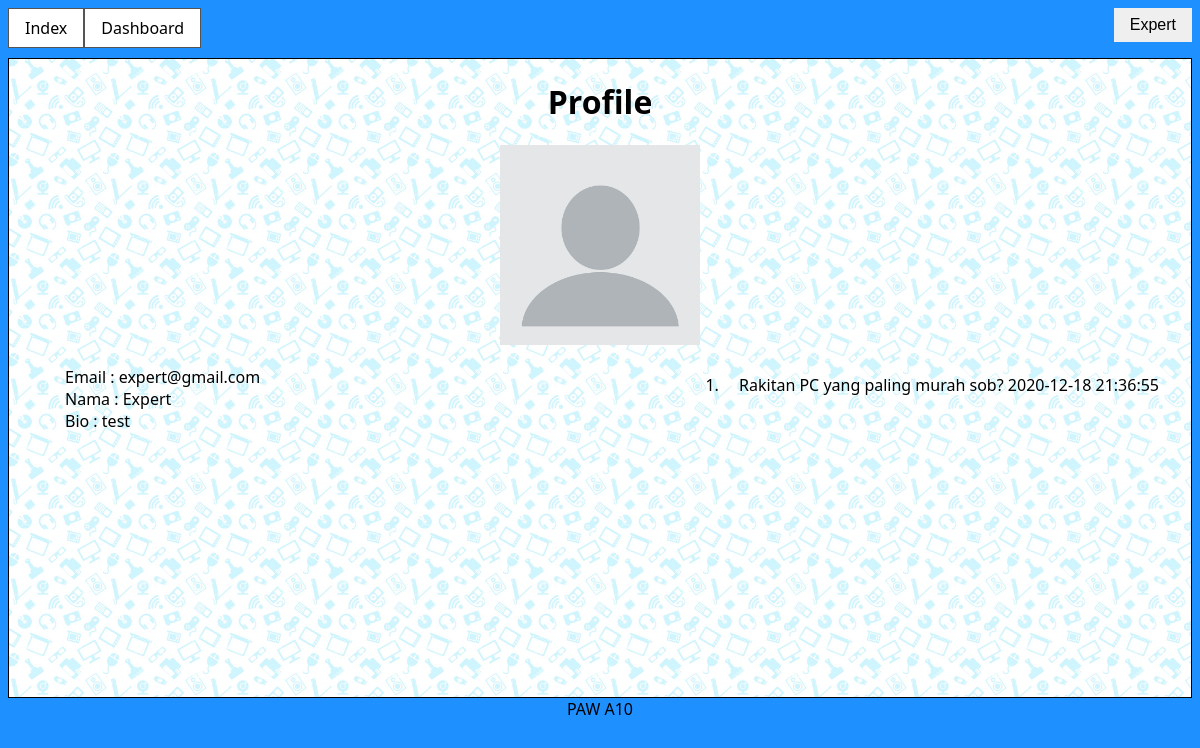
Page /profile.php?id=1 (signed in) on the earlier database version.
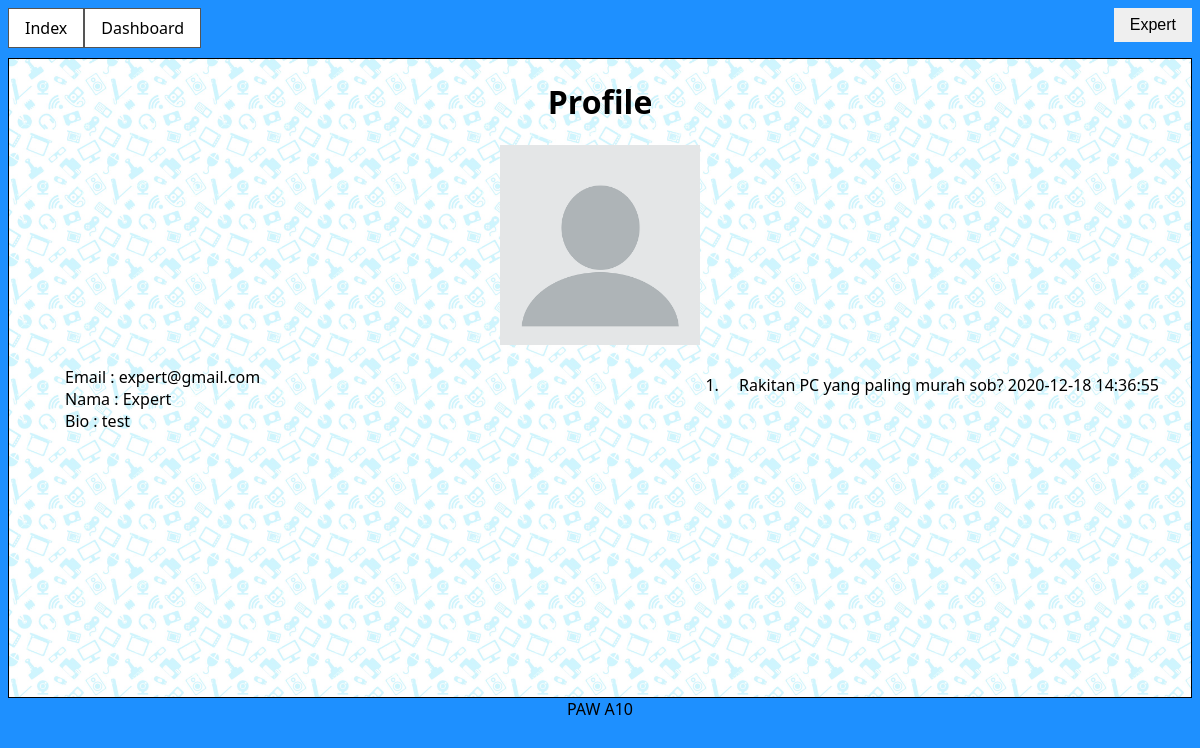
Same page on the later database version.
### tables this page shows
CREATE TABLE `thread` (
  `thread_id` int(11) NOT NULL,
  `user_id` int(11) NOT NULL,
  `topic_id` int(11) NOT NULL,
  `title` varchar(255) NOT NULL,
  `question` varchar(8000) NOT NULL,
  `time` timestamp NOT NULL DEFAULT current_timestamp() ON UPDATE current_timestamp()
);

### profile.php (called while the page is built, shortened)
<?php
include "include/koneksi.inc";
include "view/profile.inc";

### view/profile.inc (the view)
<!DOCTYPE html>
<html lang="en">
<?php include "head.inc" ?>
<body>
    <?php include "navbar.inc"; ?>
    <div class="content">
        <h1 class="center-text">Profile</h1>
        <?php
        $query = $dbc->prepare("SELECT * FROM user WHERE user_id=:id");
        $query->bindValue(":id", $_GET['id']);
        $query->execute();
        $result = $query->fetch(PDO::FETCH_ASSOC);
        ?>
        <div class="center">
            <?php
            $image = "image/profile/" . $result['avatar'];
            ?>
            <img class="pp" src="<?php echo $image ?>" alt="<?php echo $result['avatar']; ?>">
        </div>
        <div class="left-text">
            <ol>
                <li>Email : <?php echo $result['email']; ?></li>
                <li>Nama : <?php echo $result['name']; ?></li>
                <li>Bio : <?php echo $result['bio']; ?></li>
            </ol>
        </div>
        <div class="right-text">
            <ol>
                <?php
                if ($_SESSION['id'] == $_GET['id']) {
                    if ($_SESSION['type'] == "expert") {
                        $query = $dbc->prepare("SELECT thread.thread_id,thread.title,answer.time as time FROM answer,thread,topic WHERE answer.thread_id=thread.thread_id AND topic.topic_id=thread.topic_id AND answer.user_id=:id GROUP BY thread_id");
                        $query->bindValue(":id", $_GET['id']);
                        $query->execute();
                    } else {
                        $query = $dbc->prepare("SELECT thread_id,thread.title,time FROM thread,topic WHERE topic.topic_id=thread.topic_id AND thread.user_id=:id GROUP BY thread_id");
                        $query->bindValue(":id", $_GET['id']);
                        $query->execute();
                    }
                } else {
                    $query = $dbc->prepare("SELECT thread_id,thread.title,time FROM thread,topic WHERE topic.topic_id=thread.topic_id AND thread.user_id=:id GROUP BY thread_id");
                    $query->bindValue(":id", $_GET['id']);
                    $query->execute();
                }
                ?>
                <?php
                foreach ($query as $row) {
                ?>
                    <li><a href="thread.php?id=<?php echo $row['thread_id']; ?>"><?php echo $row['title'] . " " . $row['time']; ?></a></li>
                <?php
                }
                ?>
            </ol>
        </div>
    </div>
    <?php include "footer.inc"; ?>
</body>
</html>

Differences in the rows shown:
changed thread "Rakitan PC yang paling murah sob?": time "2020-12-18 21:36:55" → "2020-12-18 14:36:55"
